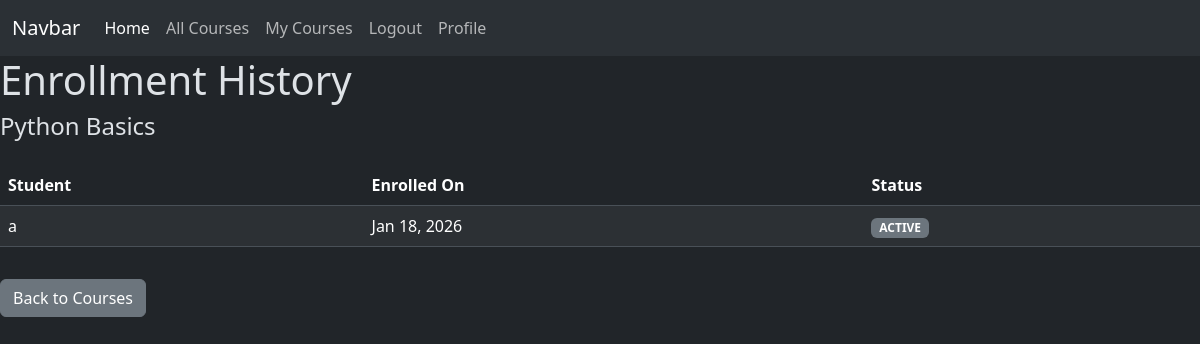
The page /courses/1/history/ (signed in) on the database as committed earlier.
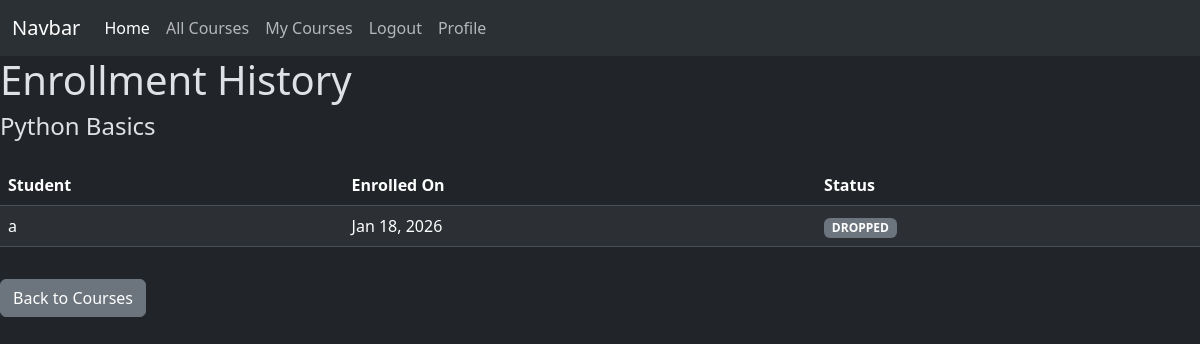
The same page on the database as committed later.
### courses/models.py (models this page shows)
class Enrollment(models.Model):
    STATUS_CHOICES = [
        ('ACTIVE', 'Active'),
        ('COMPLETED', 'Completed'),
        ('DROPPED', 'Dropped'),
    ]
    student = models.ForeignKey('userApp.CustomUser',on_delete=models.CASCADE,related_name='enrollments')
    course = models.ForeignKey('courses.Course',on_delete=models.CASCADE,related_name='enrollments')
    enrolled_date = models.DateTimeField(auto_now_add=True)
    status = models.CharField(max_length=10,choices=STATUS_CHOICES,default='ACTIVE')
    class Meta:
        unique_together = ('student', 'course')

### userApp/models.py (models this page shows)
class CustomUser(AbstractBaseUser,PermissionsMixin):
    email = models.EmailField(unique=True)
    first_name = models.CharField()
    last_name = models.CharField()
    enrolled_courses = models.ManyToManyField('courses.Course')
    is_active = models.BooleanField(default=True)
    is_staff = models.BooleanField(default = False)
    objects = CustomUserManager()
    USERNAME_FIELD = 'email'
    REQUIRED_FIELDS = ['first_name']

### courses/views.py (the view)
# urls.py: path("<int:course_id>/history/",views.course_enrollment_history,name="course_enrollment_history")
@staff_member_required
def course_enrollment_history(request, course_id):
    course = get_object_or_404(Course, id=course_id)
    enrollments = (
        Enrollment.objects
        .filter(course=course)
        .select_related("student")
        .order_by("-enrolled_date")
    )
    return render(
        request,
        "course_enrollment_history.html",
        {
            "course": course,
            "enrollments": enrollments,
        }
    )

### courses/templates/course_enrollment_history.html (shortened to what this page needs)
{% extends "layout.html" %}
{% block content %}
<h1>Enrollment History</h1>
<h4>{{ course.title }}</h4>
<table class="table table-striped mt-4">
    <thead>
        <tr>
            <th>Student</th>
            <th>Enrolled On</th>
            <th>Status</th>
        </tr>
    </thead>
    <tbody>
        {% for enrollment in enrollments %}
            <tr>
                <td>{{ enrollment.student.first_name }}</td>
                <td>{{ enrollment.enrolled_date|date:"M d, Y" }}</td>
                <td>
                    <span class="badge bg-secondary">
                        {{ enrollment.status }}
                    </span>
                </td>
            </tr>
        {% empty %}
            <tr>
                <td colspan="3">No enrollments yet.</td>
            </tr>
        {% endfor %}
    </tbody>
</table>
<a href="{% url 'courses:list_courses' %}" class="btn btn-secondary mt-3">
    Back to Courses
</a>
{% endblock %}

Rows that differ between the two databases and show on the page:
changed Enrollment: status "ACTIVE" → "DROPPED"
